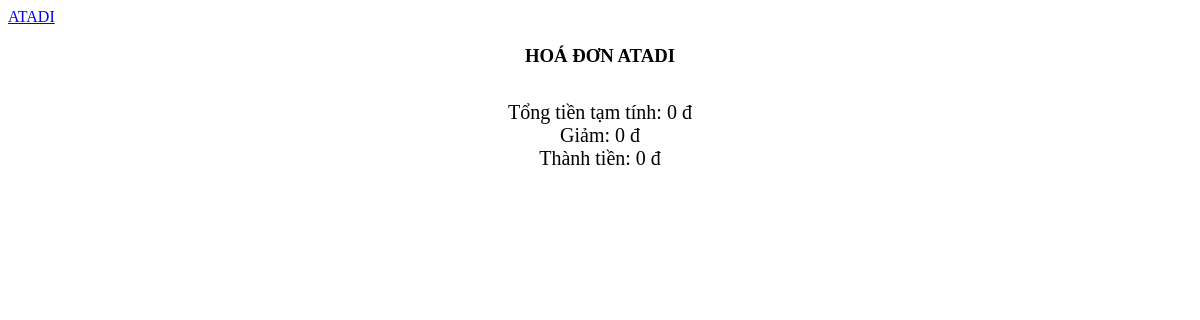
Before: /chitiethoadon.php?hdid=4 with the older database file.
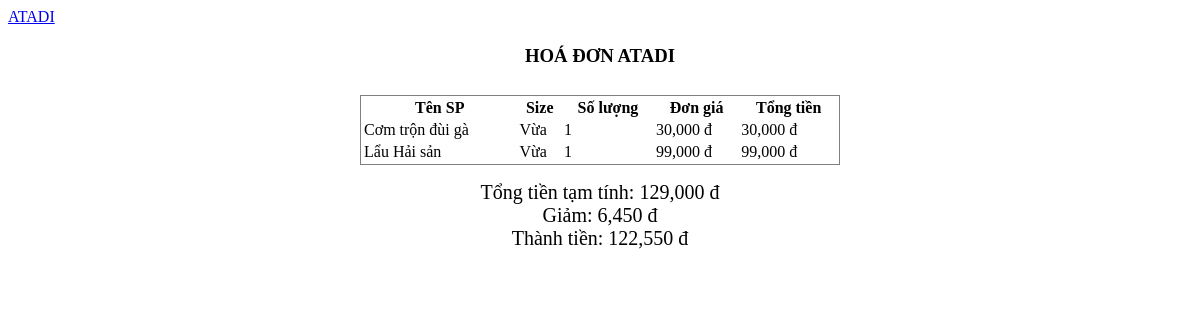
After: the same page with the newer database file.
### tables this page shows
CREATE TABLE `chitiethoadon` (
  `MAHOADON` int(11) NOT NULL,
  `MASP` varchar(10) NOT NULL,
  `MASIZE` varchar(5) NOT NULL,
  `SOLUONGSP` int(11) DEFAULT NULL,
  `DOCAY` varchar(20) DEFAULT NULL,
  `DONGIABAN` int(11) DEFAULT NULL,
  `TONGTIEN` int(11) NOT NULL
);

CREATE TABLE `sanpham` (
  `MASP` varchar(10) NOT NULL,
  `MALOAI` varchar(10) NOT NULL,
  `TENSP` varchar(100) DEFAULT NULL,
  `MOTA` varchar(300) DEFAULT NULL,
  `LINKANH` varchar(200) DEFAULT NULL
);

CREATE TABLE `khuyenmai` (
  `MAKM` varchar(10) NOT NULL,
  `PHANTRAMKM` int(11) DEFAULT NULL,
  `DIEUKIENKM` int(11) DEFAULT NULL,
  `NGAYBD` date DEFAULT NULL,
  `NGAYKT` date DEFAULT NULL
);

### chitiethoadon.php (the view, shortened to what this page needs)
<a href="index.php">ATADI</a>
<div class="bill">
    <h3>HOÁ ĐƠN ATADI</h3>
    <?php
        require 'connect.php';
        $sql = "SELECT ct.*, sp.* FROM hoadon hd
                join chitiethoadon ct on ct.MAHOADON = hd.MAHOADON
                join sanpham sp on sp.MASP = ct.MASP
                where hd.MAHOADON = {$_GET['hdid']}";
        $result = $conn->query($sql);
        if ($result->num_rows > 0) {
            $result = $conn->query($sql);
            $result_all = $result -> fetch_all(MYSQLI_ASSOC);
            echo '<table style="margin-top: 10px !important; min-width: 30rem; border: 1px solid grey;">';
            echo '<tr><th>Tên SP</th><th>Size</th><th>Số lượng</th><th>Đơn giá</th><th>Tổng tiền</th></tr>';
            $tamtinh = 0;
            foreach ($result_all as $row) {
                    echo '<tr>';
                    echo '<td>' . $row['TENSP'] . '</td>';
                    echo '<td>' . $row['MASIZE'] . '</td>';
                    echo '<td>' . $row['SOLUONGSP'] . '</td>';
                    echo '<td>' . number_format($row['DONGIABAN']) . ' đ</td>';
                    echo '<td>' . number_format($row['DONGIABAN']*$row['SOLUONGSP']) . ' đ</td>';
                    echo '</tr>';
                    $tamtinh += ($row['DONGIABAN']*$row['SOLUONGSP']);
            }
                echo '</table>';
        }
        $giam = 0;
        $sql = "select km.PHANTRAMKM from hoadon hd join khuyenmai km on km.MAKM = hd.MAKM where hd.MAHOADON={$_GET['hdid']}";
        $result = $conn->query($sql);
        if ($result->num_rows > 0) {
            $row = $result->fetch_assoc();
            $giam = ($row["PHANTRAMKM"]/100) * $tamtinh;
        }
        $tt = $tamtinh - $giam;
    ?>
    <div style="margin-top: 1rem; font-size: 20px;">
        Tổng tiền tạm tính: <?php echo number_format($tamtinh) ?> đ <br>
        Giảm: <?php echo number_format($giam) ?> đ <br>
        Thành tiền: <?php echo number_format($tt) ?> đ <br>
    </div>
</div>

### chitiethoadon.php (style rules this page uses)
.bill { display: flex; flex-direction: column; justify-content: center; align-items: center; text-align: center; }

Changed rows visible on the page:
added chitiethoadon: sanpham.TENSP "Cơm trộn đùi gà", MASIZE "Vừa", SOLUONGSP "1", DONGIABAN "30,000", $row['DONGIABAN']*$row['SOLUONGSP'] "30,000"
added chitiethoadon: sanpham.TENSP "Lẩu Hải sản", MASIZE "Vừa", SOLUONGSP "1", DONGIABAN "99,000", $row['DONGIABAN']*$row['SOLUONGSP'] "99,000"
added khuyenmai: PHANTRAMKM "6,450", PHANTRAMKM "122,550"
Other visible differences:
$tamtinh: "0" → "129,000"
$giam: "0" → (not shown)
$tt: "0" → (not shown)
text now shown: "Tên SP Size Số lượng Đơn giá Tổng tiền"
